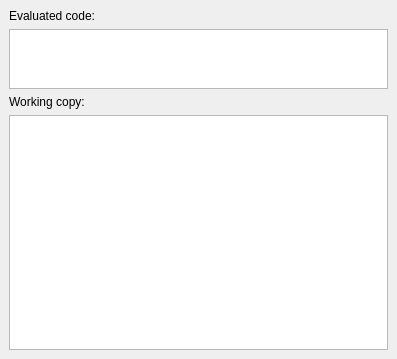
<?xml version="1.0" encoding="UTF-8"?>
<ui version="4.0">
 <class>DockWidget</class>
 <widget class="QDockWidget" name="DockWidget">
  <property name="geometry">
   <rect>
    <x>0</x>
    <y>0</y>
    <width>397</width>
    <height>359</height>
   </rect>
  </property>
  <property name="windowTitle">
   <string>DockWidget</string>
  </property>
  <widget class="QWidget" name="dockWidgetContents">
   <layout class="QVBoxLayout" name="verticalLayout">
    <item>
     <widget class="QLabel" name="label">
      <property name="text">
       <string>Evaluated code:</string>
      </property>
     </widget>
    </item>
    <item>
     <widget class="QTextEdit" name="evaluatedCodeTextEdit">
      <property name="maximumSize">
       <size>
        <width>16777215</width>
        <height>60</height>
       </size>
      </property>
     </widget>
    </item>
    <item>
     <widget class="QLabel" name="label_2">
      <property name="text">
       <string>Working copy:</string>
      </property>
     </widget>
    </item>
    <item>
     <widget class="QTextEdit" name="workingCopyTextEdit"/>
    </item>
   </layout>
  </widget>
 </widget>
 <resources/>
 <connections/>
</ui>
